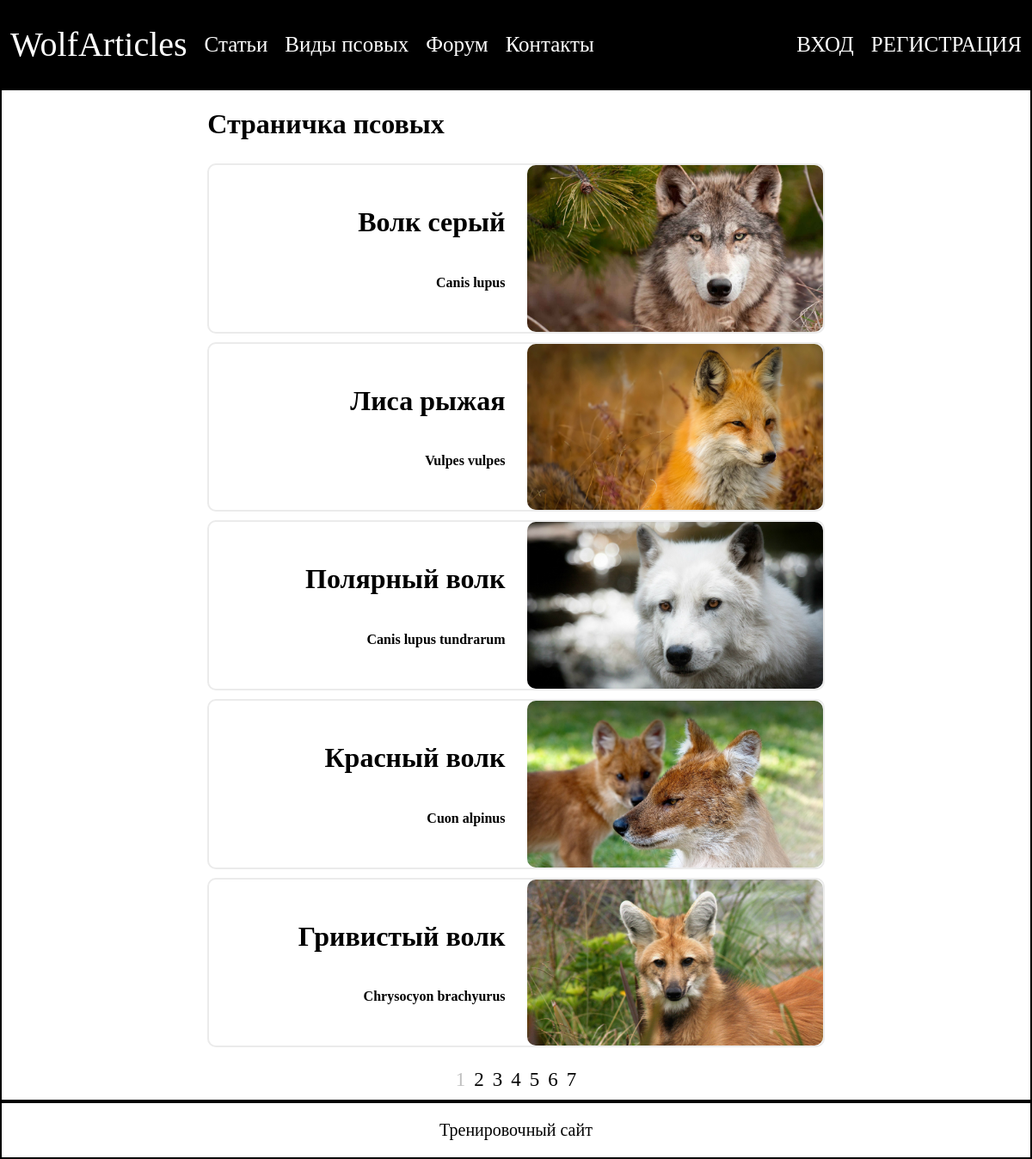
/canines.php, run on the app's committed database.
### tables this page shows
CREATE TABLE `canines` (
  `id` int(11) NOT NULL,
  `name` tinytext,
  `lat_name` tinytext NOT NULL,
  `other_info` mediumtext NOT NULL,
  `image_src` tinytext
);

### scripts/create_canines_block.php (the view)
<div class="canines_block">
    <div class="canines">
        <?php foreach($result as $row)
        {?>
        <div class = "canine">
            <a href="/wolf_articles/show_canine.php?id=<?php echo $row["id"]; ?>">
                <div class="block_name">
                    <h1><?php echo $row["name"]; ?></h1>
                    <h4><?php echo $row["lat_name"]; ?></h4>
                </div>
                <div class="image">
                    <img class="canine_img" src=<?php echo $row["image_src"]; ?> alt="<?php echo $row["name"]; ?>" />
                </div>
            </a>
        </div>
        <?php } ?>
        </div>
    <?php
        $page_name = "canines";
        include_once 'create_pages.php'
    ?>
</div>

### canines.php (shortened to what this page needs)
<!DOCTYPE html>
<html>
    <head>
        <?php include_once "template/meta_data.php" ?>
    </head>
    <body id="body">
        <?php include_once "template/header.php"; ?>
        <main id="content_block">
            <div class="content">
                <h1>Страничка псовых</h1>
                <?php
                $page = 1;
                include_once "scripts/get_canines.php"; ?>
            </div>
        </main>
        <?php include_once "template/footer.php"; ?>
    </body>
</html>

### template/meta_data.php (shortened to what this page needs)
<link href="styles/main.css" rel="stylesheet">
<link href="styles/content.css" rel="stylesheet">
<link href="styles/menu.css" rel="stylesheet">

### template/header.php (shortened to what this page needs)
<header id="header_block">
    <div class="menu">
        <ul>
            <li><a href="/wolf_articles/index.php">WolfArticles</a></li>
            <li><a href="/wolf_articles/articles.php">Статьи</a></li>
            <li><a href="/wolf_articles/canines.php">Виды псовых</a></li>
            <li><a href="/wolf_articles/forum.php">Форум</a></li>
            <li><a href="/wolf_articles/contacts.php">Контакты</a></li>
        </ul>
        <div id="log_reg">
            <?php if(isset($_SESSION["Uname"]))
            {
            ?>
            <ul>
                <li><a href="/wolf_articles/profile.php"><?php echo $_SESSION["Uname"] ?></a></li>
                <li><a href="/wolf_articles/scripts/logout.php">Выйти</a></li>
            </ul>
            <?php
            } else {
            ?>
            <ul>
                <li><a href="/wolf_articles/login.php">ВХОД</a></li>
                <li><a href="/wolf_articles/register.php">РЕГИСТРАЦИЯ</a></li>
            </ul>
            <?php } ?>
        </div>
    </div>
</header>

### scripts/get_canines.php (shortened to what this page needs)
<?php
include_once 'connection.php';
$entry_per_page = 5;
$offset = ($page- 1) * $entry_per_page;
$sql = "SELECT * FROM `canines` ORDER BY `id` LIMIT $entry_per_page OFFSET $offset";
$sql_count = "SELECT COUNT(*) FROM `canines`";
$conn = new mysqli($host, $login, $password, $database);
if(($result = mysqli_query($conn, $sql))&&($count = mysqli_query($conn, $sql_count)))
{
    $row = $count->fetch_row();
    $pages_count = ceil($row[0] / $entry_per_page);
    include_once 'create_canines_block.php';
}
?>

### scripts/create_pages.php
<?php if($pages_count > 1) { ?>
<div class = "pages">
        <?php for($i = 0; $i < $pages_count; $i++) {
            if($i == $page - 1)
            { ?>
                <a class="current_page"><?php echo ($i + 1); ?></a>
            <?php
            }
            else
            { ?>
                <a class="page" href="/wolf_articles/<?php echo $page_name; ?>.php?page=<?php echo ($i + 1); ?>"><?php echo ($i + 1); ?></a>
            <?php
            }
        } ?>
    </div>
<?php } ?>

### template/footer.php
<footer id="footer_block">
    <p>Тренировочный сайт</p>
</footer>

### styles/main.css (style rules this page uses)
html, body { height: 100%; margin: 0; font-family: 'Calibri', Times, serif; }
p { font-size: 20px; }
#header_block, #footer_block, #content_block { border: 2px; border-style: solid; border-color: black; }
body { display: grid; grid-template-columns: 1fr; grid-template-rows: auto 1fr auto; grid-template-areas: "header" "content" "footer"; }
#header_block { grid-area: header; background-color: black; }
#content_block { grid-area: content; }
#footer_block { grid-area: footer; text-align: center; }

### styles/content.css (style rules this page uses)
.articles, .canines, .forums { position: relative; height: 100%; }
.content { padding-left: 20%; padding-right: 20%; height: 100%; padding-bottom: 10px; box-sizing: border-box; }
.articles, .canines, .forums, .canines_block, .articles_block, .forums_block, #forum_block, .content, .canine .block_name, #article_creation, #article_creation > #text_block, #forum_creation > #description_block, .profile_name_block, .edit_links, #edit_entry, #edit_entry > #text_block, .input_form, .center_block, .data_block, .error_possible, #change_block, .border { display: flex; flex-direction: column; }
.canine a, .article_info, .result > .item, .image, .info, .message_info, #forum_info, .pages, .data_input { display: flex; flex-direction: row; }
.canines_block, .articles_block, .forums_block, #forum_block { justify-content: space-between; height: 100%; }
.pages { margin-top: 20px; justify-content: center; font-size: 23px; }
.page, :is(.article, .forum, .canine) a, .result > .item a, #change_name { color: black; text-decoration: none; }
.current_page { color:rgb(192,192,192); }
.page, .current_page { padding-left: 5px; padding-right: 5px; }
.article, .canine, .forum, .forum_theme, .message, .fact, .result, .input_form, .border { border: 2px; border-style: solid; border-radius: 10px; border-color: rgb(235,235,235); margin-top: 5px; margin-bottom: 5px; }
:is(.article, .forum, .canine, .result > .item) a, #change_name { transition: 0.2s linear; }
:is(:is(.article, .canine, .forum, .result > .item, .page) a, #change_name):hover { color: rgb(255,168,18); }
.image { justify-content: flex-end; }
.canine_img { border-radius: 10px; }
.canine a, .article_info, .result > .item, .data_input { justify-content: space-between; }
.block_name, .image { width: 50%; }
.canine .block_name { justify-content: center; text-align: right; padding-right: 25px; }
#profile_photo, #profile_photo img, .canine_img { width: 100%; }
#profile_photo img, .canine_img { height: auto; }

### styles/menu.css (style rules this page uses)
.menu ul, .menu { display: flex; flex-direction: row; justify-content: space-between; margin-left: 0; padding-left: 0; position: relative; }
.menu a { text-decoration: none; height: auto; color: white; }
.menu li { position: relative; display: flex; flex-direction: column; justify-content: center; }
.menu > ul > li:first-child { font-size: 40px; }
#log_reg { display: flex; position: relative; }
.menu li { list-style-type: none; padding: 10px; font-size: 25px; }

### data on the page
canines: name "Волк серый", lat_name "Canis lupus", image_src (picture)
canines: name "Лиса рыжая", lat_name "Vulpes vulpes", image_src (picture)
canines: name "Полярный волк", lat_name "Canis lupus tundrarum", image_src (picture)
canines: name "Красный волк", lat_name "Cuon alpinus", image_src (picture)
canines: name "Гривистый волк", lat_name "Chrysocyon brachyurus", image_src (picture)
